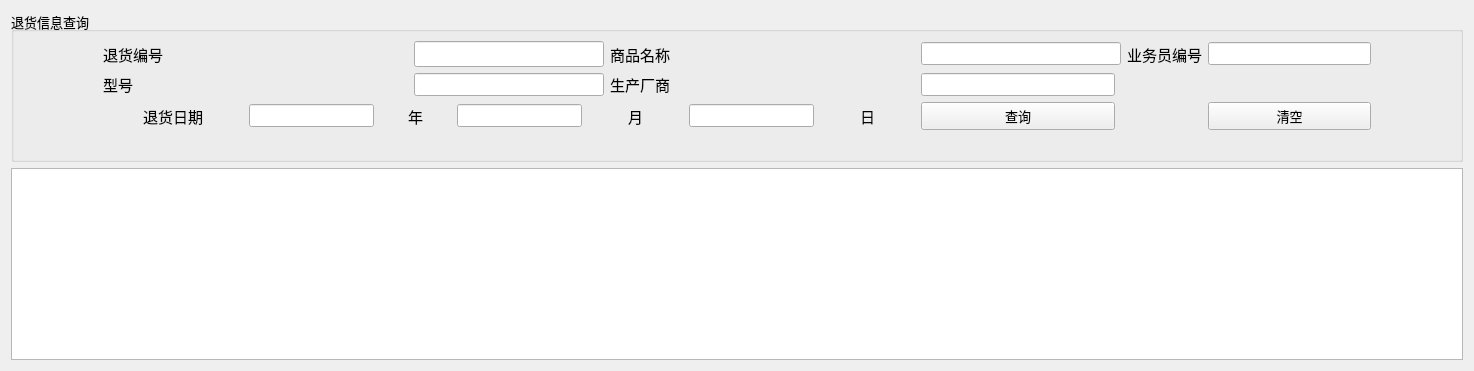
         <widget class="QWidget" name="tab_11">
          <attribute name="title">
           <string>退货表</string>
          </attribute>
          <layout class="QGridLayout" name="gridLayout_20">
           <item row="0" column="0">
            <widget class="QGroupBox" name="groupBox_7">
             <property name="font">
              <font>
               <pointsize>10</pointsize>
              </font>
             </property>
             <property name="title">
              <string>退货信息查询</string>
             </property>
             <layout class="QGridLayout" name="gridLayout_19">
              <item row="1" column="10">
               <spacer name="horizontalSpacer_94">
                <property name="orientation">
                 <enum>Qt::Horizontal</enum>
                </property>
                <property name="sizeHint" stdset="0">
                 <size>
                  <width>40</width>
                  <height>20</height>
                 </size>
                </property>
               </spacer>
              </item>
              <item row="1" column="3">
               <widget class="QLineEdit" name="let_thbxh">
                <property name="minimumSize">
                 <size>
                  <width>190</width>
                  <height>0</height>
                 </size>
                </property>
                <property name="maximumSize">
                 <size>
                  <width>190</width>
                  <height>16777215</height>
                 </size>
                </property>
               </widget>
              </item>
              <item row="0" column="3">
               <widget class="QLineEdit" name="let_thbspbh">
                <property name="minimumSize">
                 <size>
                  <width>190</width>
                  <height>0</height>
                 </size>
                </property>
                <property name="maximumSize">
                 <size>
                  <width>190</width>
                  <height>16777215</height>
                 </size>
                </property>
                <property name="font">
                 <font>
                  <pointsize>11</pointsize>
                 </font>
                </property>
               </widget>
              </item>
              <item row="5" column="0">
               <spacer name="horizontalSpacer_95">
                <property name="orientation">
                 <enum>Qt::Horizontal</enum>
                </property>
                <property name="sizeHint" stdset="0">
                 <size>
                  <width>40</width>
                  <height>20</height>
                 </size>
                </property>
               </spacer>
              </item>
              <item row="0" column="1">
               <spacer name="horizontalSpacer_96">
                <property name="orientation">
                 <enum>Qt::Horizontal</enum>
                </property>
                <property name="sizeHint" stdset="0">
                 <size>
                  <width>40</width>
                  <height>20</height>
                 </size>
                </property>
               </spacer>
              </item>
              <item row="0" column="4">
               <widget class="QLabel" name="label_76">
                <property name="font">
                 <font>
                  <pointsize>11</pointsize>
                 </font>
                </property>
                <property name="text">
                 <string>商品名称</string>
                </property>
               </widget>
              </item>
              <item row="1" column="2">
               <widget class="QLabel" name="label_77">
                <property name="font">
                 <font>
                  <pointsize>11</pointsize>
                 </font>
                </property>
                <property name="text">
                 <string>型号</string>
                </property>
               </widget>
              </item>
              <item row="1" column="0">
               <spacer name="horizontalSpacer_97">
                <property name="orientation">
                 <enum>Qt::Horizontal</enum>
                </property>
                <property name="sizeHint" stdset="0">
                 <size>
                  <width>40</width>
                  <height>20</height>
                 </size>
                </property>
               </spacer>
              </item>
              <item row="1" column="9">
               <spacer name="horizontalSpacer_98">
                <property name="orientation">
                 <enum>Qt::Horizontal</enum>
                </property>
                <property name="sizeHint" stdset="0">
                 <size>
                  <width>40</width>
                  <height>20</height>
                 </size>
                </property>
               </spacer>
              </item>
              <item row="0" column="10">
               <spacer name="horizontalSpacer_99">
                <property name="orientation">
                 <enum>Qt::Horizontal</enum>
                </property>
                <property name="sizeHint" stdset="0">
                 <size>
                  <width>40</width>
                  <height>20</height>
                 </size>
                </property>
               </spacer>
              </item>
              <item row="0" column="2">
               <widget class="QLabel" name="label_78">
                <property name="font">
                 <font>
                  <pointsize>11</pointsize>
                  <bold>false</bold>
                 </font>
                </property>
                <property name="text">
                 <string>退货编号</string>
                </property>
               </widget>
              </item>
              <item row="0" column="5" colspan="2">
               <widget class="QLineEdit" name="let_thbspmc">
                <property name="minimumSize">
                 <size>
                  <width>200</width>
                  <height>0</height>
                 </size>
                </property>
               </widget>
              </item>
              <item row="1" column="1">
               <spacer name="horizontalSpacer_100">
                <property name="orientation">
                 <enum>Qt::Horizontal</enum>
                </property>
                <property name="sizeHint" stdset="0">
                 <size>
                  <width>40</width>
                  <height>20</height>
                 </size>
                </property>
               </spacer>
              </item>
              <item row="2" column="2" colspan="3">
               <layout class="QHBoxLayout" name="horizontalLayout_9">
                <item>
                 <spacer name="horizontalSpacer_101">
                  <property name="orientation">
                   <enum>Qt::Horizontal</enum>
                  </property>
                  <property name="sizeHint" stdset="0">
                   <size>
                    <width>40</width>
                    <height>20</height>
                   </size>
                  </property>
                 </spacer>
                </item>
                <item>
                 <widget class="QLabel" name="label_79">
                  <property name="font">
                   <font>
                    <pointsize>11</pointsize>
                   </font>
                  </property>
                  <property name="text">
                   <string>退货日期</string>
                  </property>
                 </widget>
                </item>
                <item>
                 <spacer name="horizontalSpacer_102">
                  <property name="orientation">
                   <enum>Qt::Horizontal</enum>
                  </property>
                  <property name="sizeHint" stdset="0">
                   <size>
                    <width>40</width>
                    <height>20</height>
                   </size>
                  </property>
                 </spacer>
                </item>
                <item>
                 <widget class="QLineEdit" name="let_thbyear"/>
                </item>
                <item>
                 <spacer name="horizontalSpacer_103">
                  <property name="orientation">
                   <enum>Qt::Horizontal</enum>
                  </property>
                  <property name="sizeHint" stdset="0">
                   <size>
                    <width>28</width>
                    <height>26</height>
                   </size>
                  </property>
                 </spacer>
                </item>
                <item>
                 <widget class="QLabel" name="label_80">
                  <property name="font">
                   <font>
                    <pointsize>11</pointsize>
                   </font>
                  </property>
                  <property name="text">
                   <string>年</string>
                  </property>
                 </widget>
                </item>
                <item>
                 <spacer name="horizontalSpacer_104">
                  <property name="orientation">
                   <enum>Qt::Horizontal</enum>
                  </property>
                  <property name="sizeHint" stdset="0">
                   <size>
                    <width>28</width>
                    <height>26</height>
                   </size>
                  </property>
                 </spacer>
                </item>
                <item alignment="Qt::AlignHCenter">
                 <widget class="QLineEdit" name="let_thbmoon"/>
                </item>
                <item>
                 <spacer name="horizontalSpacer_105">
                  <property name="orientation">
                   <enum>Qt::Horizontal</enum>
                  </property>
                  <property name="sizeHint" stdset="0">
                   <size>
                    <width>40</width>
                    <height>20</height>
                   </size>
                  </property>
                 </spacer>
                </item>
                <item>
                 <widget class="QLabel" name="label_81">
                  <property name="font">
                   <font>
                    <pointsize>11</pointsize>
                   </font>
                  </property>
                  <property name="text">
                   <string>月</string>
                  </property>
                 </widget>
                </item>
                <item>
                 <spacer name="horizontalSpacer_106">
                  <property name="orientation">
                   <enum>Qt::Horizontal</enum>
                  </property>
                  <property name="sizeHint" stdset="0">
                   <size>
                    <width>40</width>
                    <height>20</height>
                   </size>
                  </property>
                 </spacer>
                </item>
                <item>
                 <widget class="QLineEdit" name="let_thbday"/>
                </item>
                <item>
                 <spacer name="horizontalSpacer_107">
                  <property name="orientation">
                   <enum>Qt::Horizontal</enum>
                  </property>
                  <property name="sizeHint" stdset="0">
                   <size>
                    <width>40</width>
                    <height>20</height>
                   </size>
                  </property>
                 </spacer>
                </item>
                <item>
                 <widget class="QLabel" name="label_82">
                  <property name="font">
                   <font>
                    <pointsize>11</pointsize>
                   </font>
                  </property>
                  <property name="text">
                   <string>日</string>
                  </property>
                 </widget>
                </item>
                <item>
                 <spacer name="horizontalSpacer_108">
                  <property name="orientation">
                   <enum>Qt::Horizontal</enum>
                  </property>
                  <property name="sizeHint" stdset="0">
                   <size>
                    <width>40</width>
                    <height>20</height>
                   </size>
                  </property>
                 </spacer>
                </item>
               </layout>
              </item>
              <item row="0" column="7">
               <widget class="QLabel" name="label_83">
                <property name="font">
                 <font>
                  <pointsize>11</pointsize>
                 </font>
                </property>
                <property name="text">
                 <string>业务员编号</string>
                </property>
               </widget>
              </item>
              <item row="0" column="8">
               <widget class="QLineEdit" name="let_thbywybh">
                <property name="minimumSize">
                 <size>
                  <width>163</width>
                  <height>0</height>
                 </size>
                </property>
               </widget>
              </item>
              <item row="1" column="4">
               <widget class="QLabel" name="label_84">
                <property name="font">
                 <font>
                  <pointsize>11</pointsize>
                 </font>
                </property>
                <property name="text">
                 <string>生产厂商</string>
                </property>
               </widget>
              </item>
              <item row="1" column="5">
               <widget class="QLineEdit" name="let_thbsccs"/>
              </item>
              <item row="2" column="5">
               <widget class="QPushButton" name="btn_thbcx">
                <property name="font">
                 <font>
                  <pointsize>10</pointsize>
                 </font>
                </property>
                <property name="text">
                 <string>查询</string>
                </property>
               </widget>
              </item>
              <item row="2" column="8">
               <widget class="QPushButton" name="btn_thbclear">
                <property name="maximumSize">
                 <size>
                  <width>165</width>
                  <height>16777215</height>
                 </size>
                </property>
                <property name="font">
                 <font>
                  <pointsize>10</pointsize>
                 </font>
                </property>
                <property name="text">
                 <string>清空</string>
                </property>
               </widget>
              </item>
             </layout>
            </widget>
           </item>
           <item row="1" column="0">
            <widget class="QTableWidget" name="tw_thb">
             <property name="font">
              <font>
               <pointsize>10</pointsize>
              </font>
             </property>
            </widget>
           </item>
          </layout>
         </widget>
